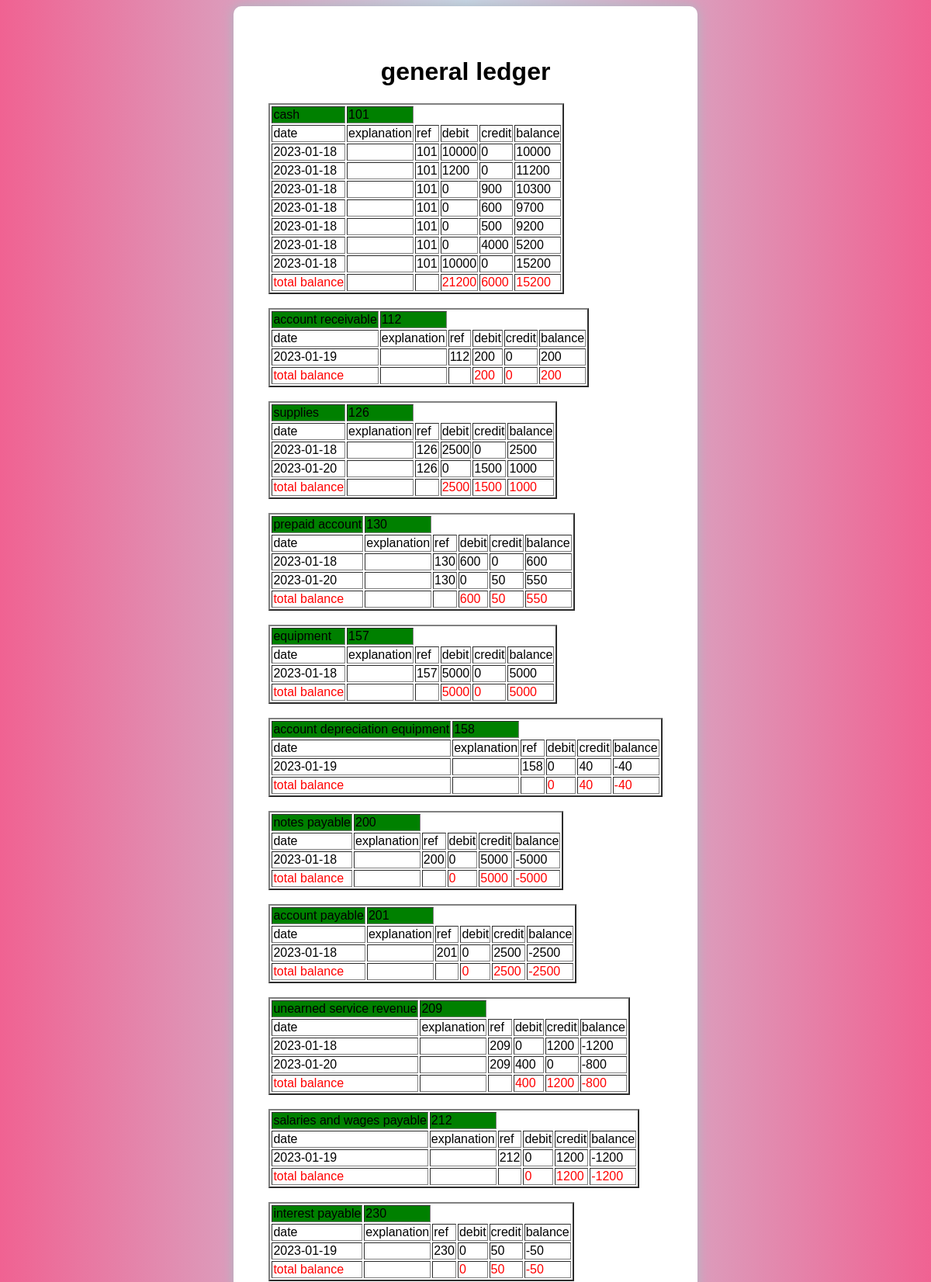
The app's page /ledger.php (upper part) with its own data.
### tables this page shows
CREATE TABLE `accounts` (
  `account_id` int(11) NOT NULL,
  `account_class` varchar(15) NOT NULL,
  `account_name` varchar(30) NOT NULL
);

CREATE TABLE `record` (
  `transaction_id` int(11) NOT NULL,
  `date` date NOT NULL,
  `account_type` int(11) NOT NULL,
  `description` varchar(30) NOT NULL,
  `reference` int(11) NOT NULL,
  `debit` int(11) NOT NULL,
  `credit` int(11) NOT NULL,
  `balance` int(11) NOT NULL
);

### ledger.php (the view, shortened to what this page needs)
<html>
<head>
    <link rel="stylesheet" href="style.css">
</head>
<body>
    <div class="form-container">
        <?php include("connection.php"); ?>
        <h1> general ledger</h1>
             <?php $sql="SELECT DISTINCT account_type FROM record order by account_type"; $result = $conn->query($sql); if ($result->num_rows > 0)  {while($row = $result->fetch_assoc()){ $id = $row['account_type'];$sql2="SELECT account_name FROM accounts  WHERE account_id= $row[account_type]";$result2 = $conn->query($sql2);$account_name = $result2->fetch_assoc();?>
            <table border=2>
                <tr style="background-color:green">
                    <td> <?php echo $account_name['account_name'] ?> </td>
                    <td> <?php echo $id?> </td>
                </tr>
                <tr>
                    <td>date</td>
                    <td>explanation</td>
                    <td>ref</td>
                    <td>debit</td>
                    <td>credit</td>
                    <td>balance</td>
                </tr>
                    <?php  $sql2="SELECT * FROM record WHERE account_type=' $id ' "; $result2 = $conn->query($sql2); if ($result2->num_rows > 0)  { $balance = 0;$debit = 0;$credit=0; while($row2 = $result2->fetch_assoc()) { $debit +=$row2['debit'];$credit +=$row2['credit'];?>
                <tr>
                    <td > <?php echo $row2['date']?> </td>
                    <td > <?php echo $row2['description']?> </td>
                    <td > <?php echo $row2['account_type']?> </td>
                    <td > <?php echo $row2['debit']?> </td>
                    <td > <?php echo $row2['credit']?> </td>
                    <td > <?php $balance = $balance + $row2['debit'] - $row2['credit']; echo $balance?> </td>
                </tr>
                        <?php } } ?>
                <tr style="color:red">
                    <td > total balance </td>
                    <td></td>
                    <td></td>
                    <td> <?php echo $debit?> </td>
                    <td> <?php echo $credit?> </td>
                    <td > <?php echo $balance?> </td>
                </tr>
        </table> </br>
                <?php  }  }   ?>
    </div>
</body>
</html>

### style.css (style rules this page uses)
body { font-family: Poppins, sans-serif; background-image: linear-gradient(90deg, #f06292 0%, #c8d6e5 50%, #f06292 100%); background-size: cover; text-align: center; }
.form-container { background-color: #fff; padding: 45px; border-radius: 10px; box-shadow: 0px 0px 15px #aab8c2; display: inline-block; }

### records on screen
accounts: account_name "cash"
record: date "2023-01-18", account_type "101", debit "10000", credit "0"
record: date "2023-01-18", account_type "101", debit "1200", credit "0", balance "11200"
record: date "2023-01-18", account_type "101", debit "0", credit "900", balance "10300"
record: date "2023-01-18", account_type "101", debit "0", credit "600", balance "9700"
record: date "2023-01-18", account_type "101", debit "0", credit "500", balance "9200"
record: date "2023-01-18", account_type "101", debit "0", credit "4000", balance "5200"
record: date "2023-01-18", account_type "101", debit "10000", credit "0", balance "15200"
accounts: account_name "account receivable"
record: date "2023-01-19", account_type "112", debit "200", credit "0"
accounts: account_name "supplies"
record: date "2023-01-18", account_type "126", debit "2500", credit "0"
record: date "2023-01-20", account_type "126", debit "0", credit "1500", balance "1000"
accounts: account_name "prepaid account"
record: date "2023-01-18", account_type "130", debit "600", credit "0"
record: date "2023-01-20", account_type "130", debit "0", credit "50", balance "550"
accounts: account_name "equipment"
record: date "2023-01-18", account_type "157", debit "5000", credit "0"
accounts: account_name "account depreciation equipment"
record: date "2023-01-19", account_type "158", debit "0", credit "40", balance "-40"
accounts: account_name "notes payable"
record: date "2023-01-18", account_type "200", debit "0", credit "5000", balance "-5000"
accounts: account_name "account payable"
record: date "2023-01-18", account_type "201", debit "0", credit "2500", balance "-2500"
accounts: account_name "unearned service revenue"
record: date "2023-01-18", account_type "209", debit "0", credit "1200", balance "-1200"
record: date "2023-01-20", account_type "209", debit "400", credit "0", balance "-800"
accounts: account_name "salaries and wages payable"
record: date "2023-01-19", account_type "212", debit "0", credit "1200", balance "-1200"
accounts: account_name "interest payable"
record: date "2023-01-19", account_type "230", debit "0", credit "50", balance "-50"

### other values on screen
$id "101"
$debit "21200"
$credit "6000"
$balance "15200"
$id "112"
$debit "200"
$credit "0"
$id "126"
$debit "2500"
$credit "1500"
$balance "1000"
$id "130"
$debit "600"
$credit "50"
$balance "550"
